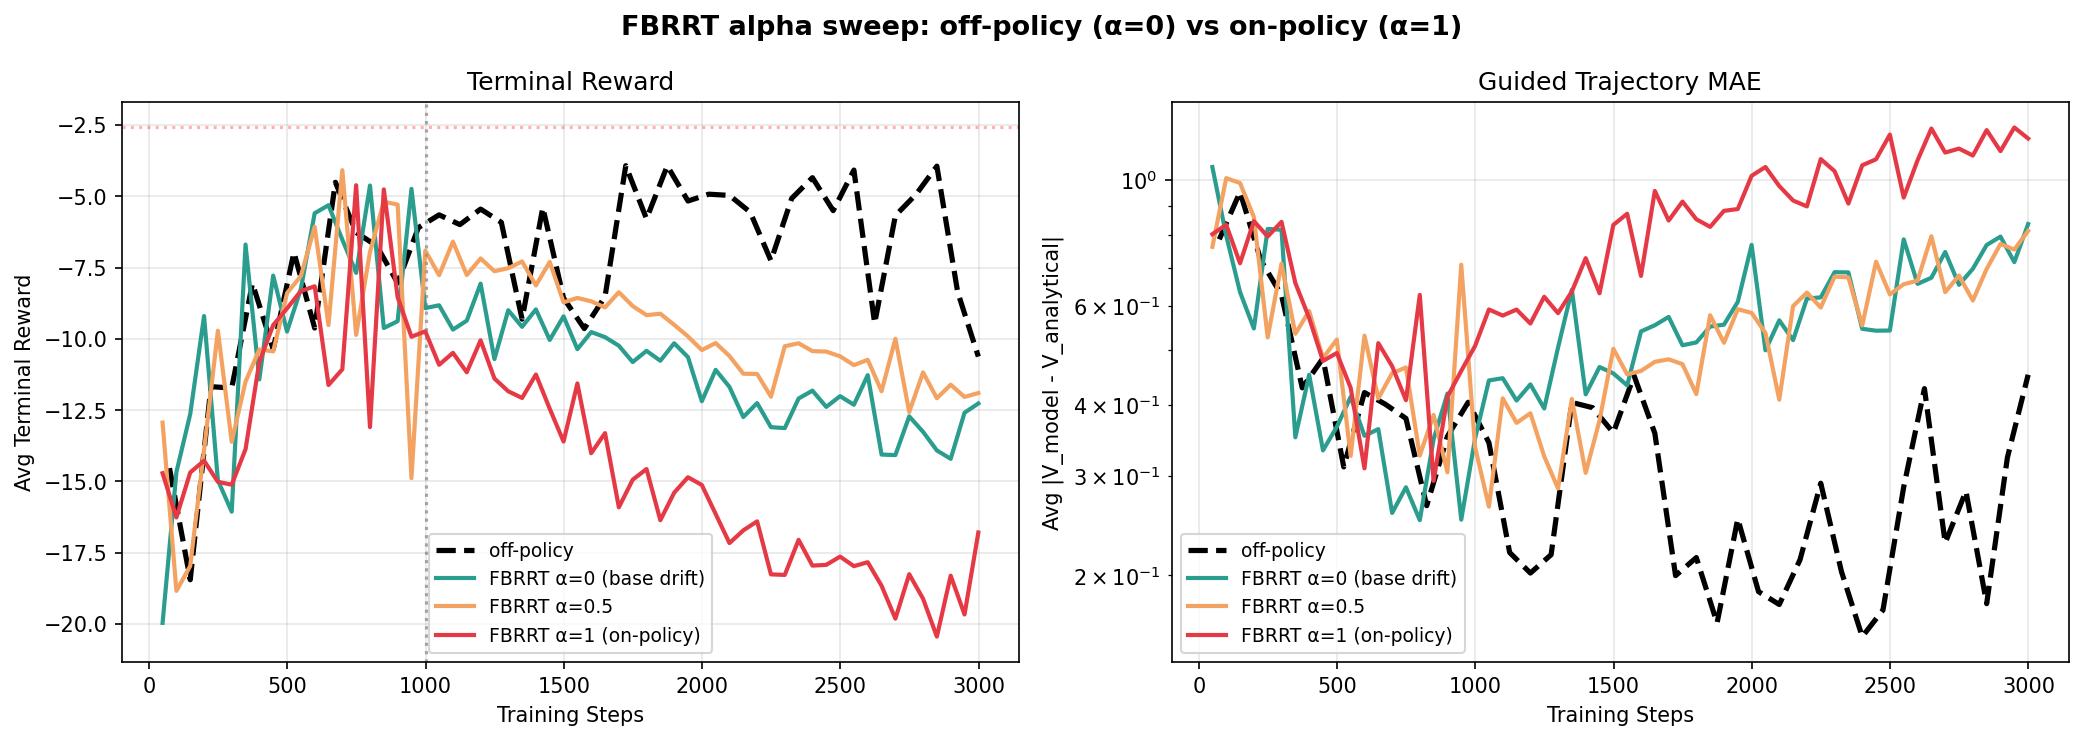

The Python source for this figure:
#!/usr/bin/env python3
"""FBRRT alpha sweep: 0 (off-policy, base drift), 0.5 (halfway), 1 (on-policy).

alpha=0 particles follow the base SDE drift f (no policy correction), so V is
learned on-policy w.r.t. its own definition V(x,t) = log E[exp(r(X_T)) | base].
This avoids Sutton's deadly triad (function approximation + bootstrapping
+ off-policy divergence).

alpha=1 is standard FBRRT (particles guided by f + 2a·∇V).
alpha=0.5 is the midpoint (no driver correction).

Plus an off-policy baseline for comparison.
"""

import gc, json, os, shutil, time
from functools import partial
from math import sqrt, ceil

import matplotlib
matplotlib.use("Agg")
import matplotlib.pyplot as plt
import numpy as np
import pandas as pd
import torch
import torch.nn as nn
from einops import reduce
from sklearn.datasets import make_moons
from sklearn.mixture import GaussianMixture
from sklearn.preprocessing import StandardScaler
from torch.utils.data import DataLoader, TensorDataset

import lightning as L
from lightning.pytorch.callbacks import Callback, ModelCheckpoint
from lightning.pytorch.loggers import CSVLogger

from diffusion_rl.models.on_policy import OnPolicySMCDataset, OnPolicyValue
from diffusion_rl.models.off_policy import InterpolatingNumpyDataset, OffPolicyValue
from diffusion_rl.modules.resnet_mlp import ValueNetwork

# ── GMM setup ──────────────────────────────────────────────────────────────
X, _ = make_moons(n_samples=10_000, noise=0.05, random_state=42)
scalar = StandardScaler(); X = scalar.fit_transform(X)
clf = GaussianMixture(n_components=100, covariance_type="spherical"); clf.fit(X)
_means = torch.from_numpy(clf.means_).double()
_sigma2 = torch.from_numpy(clf.covariances_).double()
_weights = torch.from_numpy(clf.weights_).double()
_sigmas = torch.sqrt(_sigma2)[:, None]
_weights_col = _weights[:, None]
D = 2; a = 1.0; c = torch.tensor([1.0, 0.0])
means_np = clf.means_; sigmas_np = np.sqrt(clf.covariances_); weights_np = clf.weights_

# ── Analytical value ───────────────────────────────────────────────────────
class AV(nn.Module):
    def __init__(self, means, sigma2, weights, a=1.0, c_=None, D_=2):
        super().__init__()
        if c_ is None: c_ = torch.tensor([1.0, 0.0])
        self.register_buffer("means", means.float())
        self.register_buffer("sigma2", sigma2.float())
        self.register_buffer("weights", weights.float())
        self.a = a; self.D = D_; self.register_buffer("c", c_.float())
    def _log_Z(self, m, v):
        cc = self.c.double(); d = 1+20*v
        return (-self.D/2*torch.log(d)+(-10*(m**2).sum(-1)+20*(m*cc).sum(-1)+200*v*(cc**2).sum())/d-10*(cc**2).sum())
    def forward(self, x, t):
        x = x.double(); t = t.double().reshape(-1)
        if t.numel() == 1: t = t.expand(x.shape[0])
        t_ = t[:, None]; m = self.means.double(); s2 = self.sigma2.double(); w = self.weights.double()
        dk = t_*s2[None,:]+2*self.a*(1-t_); mm = t_[:,:,None]*m[None,:,:]
        d2 = ((x[:,None,:]-mm)**2).sum(-1); ts = t_+1e-40
        lg = (-self.D/2*torch.log(2*torch.pi*ts*dk)-d2/(2*ts*dk))
        lw = torch.log(w)[None,:]; lpw = lw+lg-torch.logsumexp(lw+lg,dim=1,keepdim=True)
        tV = 2*self.a*(1-t_)*s2[None,:]/dk
        tmu = (s2[None,:,None]*x[:,None,:]+2*self.a*(1-t_)[:,:,None]*m[None,:,:])/dk[:,:,None]
        return torch.logsumexp(lpw+self._log_Z(tmu, tV), dim=1).float()

_avm = AV(_means, _sigma2, _weights, a=a, c_=c, D_=D)
def anal_fn(x, t): return _avm(x.cpu(), t.cpu()).to(x.device)

# ── Drift ──────────────────────────────────────────────────────────────────
def gmm_drift(xt, ts, a_):
    ts = ts.reshape(-1, 1)
    xt_ = xt[..., None]; means_ = _means.float().to(xt).T[None, ...]
    ts_ = ts[..., None]; sigmas_ = _sigmas.float().to(xt).T; weights_ = _weights_col.float().to(xt).T
    denom = 2*a_*(1-ts)+ts*sigmas_**2
    le = -reduce((xt_-means_*ts_)**2, "n d m -> n m", "sum")/(2*ts*denom)
    lsf = torch.log(2*a_*(1-ts)/denom)*D/2
    lrw = torch.log(weights_)+le+lsf; lw = lrw-torch.logsumexp(lrw, dim=1, keepdim=True)
    lw = torch.where((ts == 0), torch.log(weights_), lw)
    nm = (2*a_*(1-ts_)*means_+xt_*sigmas_[None,...]**2)/denom[:,None,:]
    us = (nm-xt[:,:,None])/(1-ts[...,None])
    return reduce(torch.exp(lw)[:,None,:]*us, "n d m -> n d", "sum")

DEVICE = "mps"
base_drift = lambda x, t: gmm_drift(x, t if t.ndim >= 1 else t.unsqueeze(0), a).to(dtype=torch.float)
reward_fn = lambda x: -10*(x - c.to(x)).square().sum(dim=1)
smc_reward = lambda x, t: reward_fn(x)
def gmm_sample(n):
    k = np.random.choice(len(weights_np), size=n, p=weights_np)
    return means_np[k] + sigmas_np[k, np.newaxis]*np.random.randn(n, D)

with open("experiments/common/analytical_target.json") as f: _at = json.load(f)
E_OPT = _at["E_opt"]
all_rewards = reward_fn(torch.from_numpy(X).float()); max_r = all_rewards.max()
bias_val = (torch.log(torch.mean(torch.exp(all_rewards - max_r))) + max_r).item()

# ── Config ─────────────────────────────────────────────────────────────────
LOG_DIR = "lightning_logs/fbrrt_alpha"
CKPT_DIR = "checkpoints/fbrrt_alpha"
TOTAL_STEPS = 3000
WS_STEPS = 1000  # Off-policy warm-start before FBRRT (stabilizes ∇V)
BS = 256
LR = 1e-3
EMA_DECAY = 0.999
GRAD_CLIP = 1.0
val_loader = DataLoader(TensorDataset(torch.zeros(1)), batch_size=1)

# ── Trajectory eval callback ──────────────────────────────────────────────
class TrajCB(Callback):
    def __init__(self, af, n=256, ns=100):
        super().__init__(); self.af = af; self.n = n; self.ns = ns
    def on_validation_batch_end(self, trainer, pl, outputs, batch, bi):
        if bi > 0: return
        dim = pl.hparams.dim; dev = pl.device; n = self.n; dt = 1.0/self.ns
        for beta, label in [(0, "base"), (1, "guided")]:
            x = torch.zeros(n, dim, device=dev)
            ax, at = [x], [torch.zeros(n, device=dev)]
            dfn = partial(pl.drift, beta=beta)
            for st in torch.linspace(0, 1, self.ns+1, device=dev)[:-1]:
                tv = st.expand(n)
                dx = dfn(x, tv)*dt; db = sqrt(2*pl.a*dt)*torch.randn_like(x)
                x = x + dx + db; ax.append(x)
                at.append(torch.full((n,), float(st)+dt, device=dev))
            ax = torch.cat(ax); at = torch.cat(at)
            with torch.no_grad():
                vp = pl.value_module(ax, at); va = self.af(ax, at)
            err = vp - va
            pl.log(f"traj_avg_mae_{label}", err.abs().mean(), prog_bar=False)

# ── Configs ──────────────────────────────────────────────────────────────
configs = [
    {"name": "offpolicy",       "method": "offpolicy"},
    {"name": "fbrrt_alpha0",    "method": "fbrrt", "alpha": 0.0},
    {"name": "fbrrt_alpha0.5",  "method": "fbrrt", "alpha": 0.5},
    {"name": "fbrrt_alpha1",    "method": "fbrrt", "alpha": 1.0},
]

print(f"E_OPT={E_OPT:.4f}")
print(f"Total configs: {len(configs)}")

# ── Run ──────────────────────────────────────────────────────────────────
for i, cfg in enumerate(configs):
    name = cfg["name"]
    csv_path = f"{LOG_DIR}/{name}/version_0/metrics.csv"
    if os.path.exists(csv_path):
        df = pd.read_csv(csv_path)
        val = df.dropna(subset=["val_reward_mean"])
        if len(val) > 0 and int(val["step"].max()) >= TOTAL_STEPS - 1:
            print(f"  {name}: already complete, skipping.")
            continue

    for v in range(3):
        p = f"{LOG_DIR}/{name}/version_{v}"
        if os.path.exists(p): shutil.rmtree(p)
    p = f"{CKPT_DIR}/{name}"
    if os.path.exists(p): shutil.rmtree(p)

    print(f"\n{'='*70}\n  [{i+1}/{len(configs)}] {name}\n{'='*70}")
    t0 = time.time()
    vm = ValueNetwork(D, bias=bias_val)

    if cfg["method"] == "offpolicy":
        ds_off = InterpolatingNumpyDataset(generating_function=gmm_sample, a=a, batch_size=1024)
        off_model = OffPolicyValue(
            base_score_module=base_drift, value_module=vm,
            reward_function=reward_fn, dim=D, a=a, lr=LR,
            loss_type="quad", analytical_value_fn=anal_fn,
        )
        loader = DataLoader(ds_off, batch_size=BS)
        tcb = TrajCB(anal_fn)
        ccb = ModelCheckpoint(dirpath=f"{CKPT_DIR}/{name}", save_last=True, save_top_k=1,
                              monitor="val_reward_mean", mode="max", filename="best")
        logger = CSVLogger(LOG_DIR, name=name, version=0)
        trainer = L.Trainer(max_steps=TOTAL_STEPS, val_check_interval=max(1, TOTAL_STEPS // 40),
                            callbacks=[ccb, tcb], logger=logger, gradient_clip_val=GRAD_CLIP,
                            enable_checkpointing=True, enable_progress_bar=True)
        trainer.fit(off_model, loader, val_dataloaders=val_loader)
        del off_model
    else:
        # Phase 1: off-policy warm-start to stabilize ∇V
        model = OnPolicyValue(
            base_score_module=base_drift, value_module=vm,
            reward_function=reward_fn, dim=D, a=a, lr=LR,
            loss_type="quad", analytical_value_fn=anal_fn, ema_decay=EMA_DECAY,
        )
        print(f"  Phase 1: off-policy warm-start for {WS_STEPS} steps...")
        ds_off = InterpolatingNumpyDataset(generating_function=gmm_sample, a=a, batch_size=1024)
        off_warm = OffPolicyValue(
            base_score_module=base_drift, value_module=vm,
            reward_function=reward_fn, dim=D, a=a, lr=LR,
            loss_type="quad", analytical_value_fn=anal_fn,
        )
        ws_loader = DataLoader(ds_off, batch_size=BS)
        ws_tcb = TrajCB(anal_fn)
        ws_logger = CSVLogger(LOG_DIR, name=name, version=0)
        ws_trainer = L.Trainer(
            max_steps=WS_STEPS,
            val_check_interval=max(1, WS_STEPS // 20),
            callbacks=[ws_tcb],
            logger=ws_logger,
            gradient_clip_val=GRAD_CLIP,
            enable_checkpointing=False,
            enable_progress_bar=True,
        )
        ws_trainer.fit(off_warm, ws_loader, val_dataloaders=val_loader)
        # Sync EMA shadow with warm-started value to avoid stale init
        for p_ema, p_live in zip(model.ema.shadow.parameters(), vm.parameters()):
            p_ema.data.copy_(p_live.data)
        del off_warm, ws_loader, ws_trainer
        gc.collect()
        print(f"  Phase 2: FBRRT α={cfg['alpha']} for {TOTAL_STEPS - WS_STEPS} steps...")
        ds = OnPolicySMCDataset(
            dim=D, drift=base_drift, value=model.ema,
            smc_value=smc_reward, reward=reward_fn,
            device=DEVICE, a=a,
            batch_size=4, n_steps=100, mc_samples_per_step=10,
            sampling_method="fbrrt",
            lambda_eff=0.0,
            branch=8, entropy_lambda=2.0,
            fbrrt_alpha=cfg["alpha"],
            off_policy_frac=0.0,
            generating_function=gmm_sample,
        )
        loader = DataLoader(ds, batch_size=BS)
        tcb = TrajCB(anal_fn)
        ccb = ModelCheckpoint(dirpath=f"{CKPT_DIR}/{name}", save_last=True, save_top_k=1,
                              monitor="val_reward_mean", mode="max", filename="best")
        # Log FBRRT phase as version 1 (warm-start is version 0)
        logger = CSVLogger(LOG_DIR, name=name, version=1)
        fb_steps = TOTAL_STEPS - WS_STEPS
        trainer = L.Trainer(max_steps=fb_steps, val_check_interval=max(1, fb_steps // 40),
                            callbacks=[ccb, tcb], logger=logger, gradient_clip_val=GRAD_CLIP,
                            enable_checkpointing=True, enable_progress_bar=True)
        trainer.fit(model, loader, val_dataloaders=val_loader)
        del model

    elapsed = (time.time() - t0) / 60
    print(f"  Elapsed: {elapsed:.1f} min")
    del vm, trainer, loader
    gc.collect()
    if torch.backends.mps.is_available():
        torch.mps.empty_cache()

# ── Results ──────────────────────────────────────────────────────────────
print(f"\n{'='*70}\n  RESULTS (E_OPT={E_OPT:.4f})\n{'='*70}\n")
all_data = {}
print(f"  {'Name':<20} {'Best':>8} {'Final':>8} {'G-MAE':>7} {'B-MAE':>7} {'Stable':>7}")
print(f"  {'-'*60}")

for cfg in configs:
    name = cfg["name"]
    dfs = []
    for v in [0, 1]:
        csv_path = f"{LOG_DIR}/{name}/version_{v}/metrics.csv"
        if os.path.exists(csv_path):
            d = pd.read_csv(csv_path)
            if v == 1:
                d = d.copy()
                d["step"] = d["step"] + WS_STEPS
            dfs.append(d)
    if not dfs: continue
    df = pd.concat(dfs, ignore_index=True)
    val = df.dropna(subset=["val_reward_mean"])
    if len(val) == 0: continue
    best = val["val_reward_mean"].max()
    final = val["val_reward_mean"].iloc[-1]
    gm = df.dropna(subset=["traj_avg_mae_guided"])
    bm = df.dropna(subset=["traj_avg_mae_base"])
    gf = gm["traj_avg_mae_guided"].iloc[-1] if len(gm) > 0 else float("nan")
    bf = bm["traj_avg_mae_base"].iloc[-1] if len(bm) > 0 else float("nan")
    stable = "YES" if abs(final - best) < 5 else "no"
    all_data[name] = {"cfg": cfg, "best": best, "final": final, "g_mae": gf, "b_mae": bf, "stable": stable}
    print(f"  {name:<20} {best:>8.3f} {final:>8.3f} {gf:>7.3f} {bf:>7.3f} {stable:>7}")

# ── Plot ─────────────────────────────────────────────────────────────────
fig, axes = plt.subplots(1, 2, figsize=(14, 5))
fig.suptitle("FBRRT alpha sweep: off-policy (α=0) vs on-policy (α=1)", fontsize=13, fontweight="bold")

styles = {
    "offpolicy":      dict(color="black", ls="--", lw=2.5, label="off-policy"),
    "fbrrt_alpha0":   dict(color="#2a9d8f", ls="-", lw=2,   label="FBRRT α=0 (base drift)"),
    "fbrrt_alpha0.5": dict(color="#f4a261", ls="-", lw=2,   label="FBRRT α=0.5"),
    "fbrrt_alpha1":   dict(color="#e63946", ls="-", lw=2,   label="FBRRT α=1 (on-policy)"),
}

for ax_i, (metric, title, ylabel) in enumerate([
    ("val_reward_mean", "Terminal Reward", "Avg Terminal Reward"),
    ("traj_avg_mae_guided", "Guided Trajectory MAE", "Avg |V_model - V_analytical|"),
]):
    ax = axes[ax_i]
    ax.set_title(title)
    for cfg in configs:
        name = cfg["name"]
        dfs = []
        for v in [0, 1]:
            csv_path = f"{LOG_DIR}/{name}/version_{v}/metrics.csv"
            if os.path.exists(csv_path):
                d = pd.read_csv(csv_path)
                if v == 1:
                    d = d.copy()
                    d["step"] = d["step"] + WS_STEPS
                dfs.append(d)
        if not dfs: continue
        df = pd.concat(dfs, ignore_index=True)
        sub = df.dropna(subset=[metric])
        if len(sub) == 0: continue
        s = styles.get(name, dict(color="gray", ls="-", lw=1))
        ax.plot(sub["step"], sub[metric], **s)
        # Mark warm-start transition for FBRRT runs
        if name != "offpolicy" and ax_i == 0:
            ax.axvline(WS_STEPS, color="gray", ls=":", alpha=0.3)
    ax.set_xlabel("Training Steps"); ax.set_ylabel(ylabel)
    ax.legend(fontsize=9); ax.grid(True, alpha=0.3)
    if metric == "val_reward_mean":
        ax.axhline(E_OPT, color="red", ls=":", alpha=0.3, label=f"E_opt={E_OPT:.2f}")
    else:
        ax.set_yscale("log")

plt.tight_layout()
plt.savefig("experiments/misc/2026-05-06_fbrrt_sweeps/fbrrt_alpha_sweep.png", dpi=150, bbox_inches="tight")
print("\nSaved: experiments/misc/2026-05-06_fbrrt_sweeps/fbrrt_alpha_sweep.png")

with open("experiments/misc/2026-05-06_fbrrt_sweeps/fbrrt_alpha_sweep_results.json", "w") as f:
    json.dump({"results": {k: {kk: vv for kk, vv in v.items() if kk != "cfg"}
                           for k, v in all_data.items()}}, f, indent=2, default=str)

print("\nDone.")
